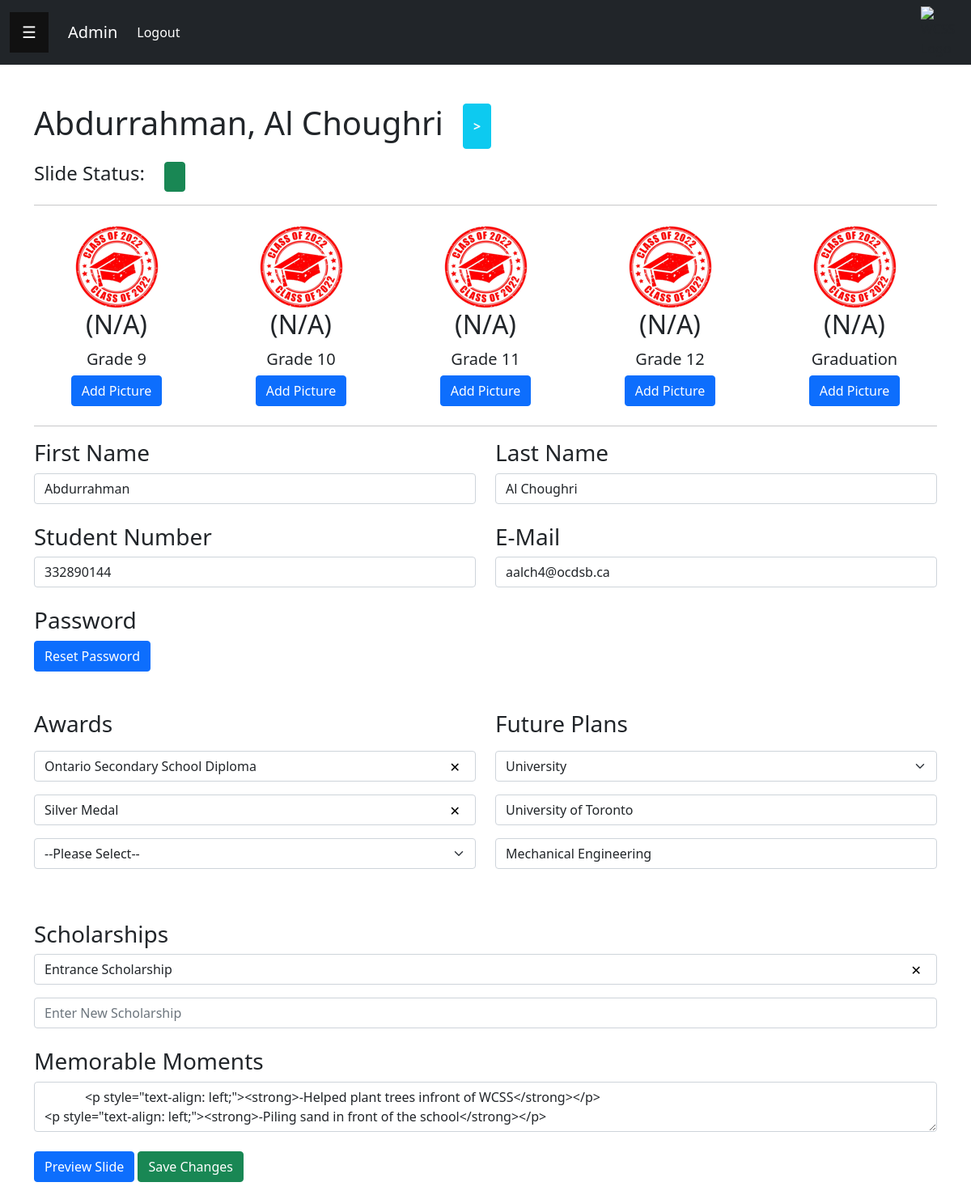
The app's page /app/editStudInfo.php?stud_id=1 (signed in) with its own data.
### tables this page shows
CREATE TABLE `students` (
  `stud_id` int NOT NULL,
  `stud_num` varchar(16) NOT NULL,
  `stud_lname` varchar(64) NOT NULL,
  `stud_fname` varchar(64) NOT NULL,
  `stud_enabled` tinyint NOT NULL DEFAULT '1',
  `stud_awards` varchar(1024) NOT NULL DEFAULT '',
  `stud_plans` varchar(1024) NOT NULL DEFAULT '',
  `stud_scholarships` varchar(1024) NOT NULL DEFAULT '',
  `stud_memMoments` varchar(10240) NOT NULL DEFAULT '',
  `stud_year` int NOT NULL
);

### app/editStudInfo.php (the view, shortened to what this page needs)
<?php
  require("functions.php");
  $stud_id = $_GET['stud_id'];
  $student = getStudInfo($stud_id)[0];
  $studLoginInfo = getStudentLoginInfo($stud_id);
  $year = getCurrentYear();
  $allStudents = specStudents($year);
  usort($allStudents, 'compareByName');
  $studIndex = 0;
  foreach ($allStudents as $key) {
    if ($key['stud_id'] == $stud_id) {
      break;
    }
    $studIndex++;
  }
?>
<!DOCTYPE html>
<html lang="en" dir="ltr">
  <head>
    <link href="https://cdn.jsdelivr.net/npm/bootstrap@5.0.1/dist/css/bootstrap.min.css" rel="stylesheet">
    <link rel = "stylesheet" href = "navbar.css">
      <?php
        $studName = $student['stud_fname']." ".$student['stud_lname'];
      ?>
  </head>
  <body>
    <div id="main">
      <div class="container my-3">
        <div class="d-flex justify-content-start mt-5 mb-3">
          <?php
            echo "<h1>".$student['stud_fname'].", ".$student['stud_lname']."</h1>";
            if (isset($allStudents[($studIndex+1)]['stud_id'])) {
              echo "<button type='button' class='btn btn-info ms-4 text-light fw-bold' onclick='location.href=\"editStudInfo.php?stud_id=".$allStudents[($studIndex+1)]['stud_id']."\";'>></button>";
            }
          ?>
        </div>
        <div class="d-flex justify-content-start mb-3">
          <h4 class="me-4">Slide Status:</h4>
          <?php
            if ($student['stud_enabled'] == 0){
              echo "<button type='button' id='".$student['stud_id']."' onclick='updateStudentEnabled(this.id)' class='btn btn-danger'></button>\n";
            }
            elseif ($student['stud_enabled'] == 1){
              echo "<button type='button' id='".$student['stud_id']."' onclick='updateStudentEnabled(this.id)' class='btn btn-success'></button>\n";
            }
          ?>
        </div>
        <hr>
        <div class="row mt-4 mb-1">
          <?php
            $fullPath = getFullPath();
            $picsPath = $fullPath.$student['stud_year']."/";
            $pictureInfo = array(
              "Grade 9" => "_a",
              "Grade 10" => "_b",
              "Grade 11" => "_c",
              "Grade 12" => "_d",
              "Graduation" => "_e",
            );
            $pictureStatus = $pictureInfo;
            $studentPicsPath = getStudentPicsPath();
            foreach ($pictureInfo as $grade => $gradeSpecifier) {
              $pictureName = $student['stud_num'].$gradeSpecifier.".jpg";
              echo "<div class='col text-center'>";
              if (!file_exists($picsPath.$pictureName)){
                echo "<img class='img-fluid' src='Class of 20XX Emblem.png' alt='Missing Student Picture Placeholder'>";
                echo "<h2>(N/A)</h2>";
                $pictureStatus[$grade] = false;
              }
              else {
                echo "<img class='img-fluid' src='".$studentPicsPath.$student['stud_year']."/".htmlspecialchars($pictureName, ENT_QUOTES)."' alt='".htmlspecialchars($studName, ENT_QUOTES)."'>";
                $pictureStatus[$grade] = true;
              }
              echo "</div>";
            }
          ?>
        </div>
        <div class="row mb-4">
          <?php
            foreach ($pictureStatus as $grade => $picAvailable) {
              $pictureName = $student['stud_num'].$pictureInfo[$grade].".jpg";
              echo "<div class='col text-center'>";
              echo "<h5>".$grade."</h5>";
              if ($picAvailable) {
                echo "<button type='button' class='btn btn-danger' data-bs-toggle='modal' data-bs-target='#removePictureModal' onclick='currentPicturePath = \"".$picsPath.htmlspecialchars($pictureName, ENT_QUOTES)."\"'>Remove Picture</button>";
              }
              else {
                echo "<button type='button' class='btn btn-primary' data-bs-toggle='modal' data-bs-target='#addPictureModal' onclick='changeUploadedPicInfo(\"".$grade."\")'>Add Picture</button>";
              }
              echo "</div>";
            }
          ?>
        </div>
        <hr>
        <div class="row mb-4">
          <div class="col-lg">
            <h3>First Name</h3>
            <?php
              echo "<input type='text' id='fname' class='form-control' value='".htmlspecialchars($student['stud_fname'], ENT_QUOTES)."'>";
            ?>
          </div>
          <div class="col-lg">
            <h3>Last Name</h3>
            <?php
              echo "<input type='text' id='lname' class='form-control' value='".htmlspecialchars($student['stud_lname'], ENT_QUOTES)."'>";
            ?>
          </div>
        </div>
        <div class="row mb-4">
          <div class="col-lg">
            <h3>Student Number</h3>
            <?php
              echo "<input type='number' id='studNum' class='form-control' value='".$student['stud_num']."'>";
            ?>
          </div>
          <div class="col-lg">
            <h3>E-Mail</h3>
            <?php
              if (isset($studLoginInfo['login_email'])) {
                echo "<input type='email' id='email' class='form-control' value='".htmlspecialchars($studLoginInfo['login_email'], ENT_QUOTES)."'>";
              }
              else {
                echo "<input type='email' id='email' class='form-control' placeholder='Please Enter Email'>";
              }
            ?>
          </div>
        </div>
        <div class="row mb-5">
          <div class="col-lg">
            <h3>Password</h3>
            <button class="btn btn-primary" data-bs-toggle="modal" data-bs-target="#changePWModal" type="button">Reset Password</button>
          </div>
        </div>
        <div class="row mb-5">
          <div class="col">
            <h3 class="mb-3">Awards</h3>
            <div id='awardsDivParent'>
              <div id='awardsDivChild'>
                <?php
                $awardsArr = json_decode($student["stud_awards"], true);
                if (empty($awardsArr)){
                  echo "<h5 id='noAwards'>".$student['stud_fname']." ".$student['stud_lname']." has no awards yet.</h5>";
                }
                else {
                  foreach ($awardsArr as $award) {
                    echo "<div data-value='".htmlspecialchars($award, ENT_QUOTES)."' class='form-control mb-3 studentAward'>".htmlspecialchars($award, ENT_QUOTES)."<button class='deleteDivButtons' onclick='removeItem(this)'>&#x2715;</button></div>\n\t\t";
                  }
                }
                ?>
              </div>
              <select class='form-select mb-3' id='awardsDropdown' onchange='checkAwardType()'>
                <option value='' disabled selected hidden>--Please Select--</option>
              </select>
            </div>
          </div>
          <div class="col" id='plansDiv'>
            <h3 class="mb-3">Future Plans</h3>
              <?php
                $plansArr = json_decode($student["stud_plans"], true);
                $plans = array("University","College","Victory Lap","Work");
                echo "<select class='form-select mb-3' id='futurePlansDropdown' onchange='changeFuturePlans()'>\n\t\t\t";
                foreach ($plans as $plan) {
                  if (isset($plansArr[0]) && $plan == $plansArr[0]){
                    echo "<option selected>".$plan."</option>\n\t\t\t";
                  }
                  else {
                    echo "<option>".$plan."</option>\n\t\t\t";
                  }
                }
                echo "</select>\n\t";
                if (isset($plansArr[1])) {
                  echo "<input type='text' class='form-control mb-3' id='plansWhere' value='".htmlspecialchars($plansArr[1], ENT_QUOTES)."' placeholder='Where?'>\n\t\t";
                }
                else {
                  echo "<input type='text' class='form-control mb-3' id='plansWhere' value='' placeholder='Where?' readonly>\n\t\t";
                }
                if (isset($plansArr[2])) {
                  echo "<input type='text' class='form-control mb-3' id='plansWhat' value='".htmlspecialchars($plansArr[2], ENT_QUOTES)."' placeholder='What?'>\n\t\t";
                }
                else {
                  echo "<input type='text' class='form-control mb-3' id='plansWhat' value='' placeholder='What?' readonly>\n\t\t";
                }
              ?>
          </div>
        </div>
        <h3>Scholarships</h3>
        <div id='scholarshipDiv'>
          <?php
          $scholarships = json_decode($student["stud_scholarships"], true);
          if (empty($scholarships)){
            echo "<h5 id='noScholarships'>".$student['stud_fname']." ".$student['stud_lname']." has no scholarships yet.</h5>\n\t";
          }
          else {
            foreach ($scholarships as $scholarship) {
              echo "<div data-value='".htmlspecialchars($scholarship, ENT_QUOTES)."' class='form-control mb-3 studentScholarship'>".$scholarship."<button class='deleteDivButtons' onclick='removeItem(this)'>&#x2715;</button></div>\n\t\t";
            }
          }
          ?>
        </div>
        <input type='text' id='scholarshipInput' class='form-control mb-1' placeholder='Enter New Scholarship'>
        <div class="my-4">
          <h3>Memorable Moments</h3>
          <textarea class="form-control" id="memMoments">
            <?php
              echo  $student['stud_memMoments'];
            ?>
          </textarea>
        </div>
         <?php
          echo "<a href='studentSlide.php?stud_id=".$student['stud_id']."' target='_blank' class='btn btn-primary'>Preview Slide</a>";
         ?>
        <button type="button" class="btn btn-success" onclick="updateStudentInfo()">Save Changes</button>
      </div>
    </div>
  </body>
</html>

### app/navbar.css (style rules this page uses)
#main { transition: margin-left 0.5s; }

### app/editStudInfo.php (style rules this page uses)
.deleteDivButtons { background-color: transparent; border: none; float: right; }

### records on screen
students: stud_fname "Abdurrahman", stud_lname "Al Choughri", stud_num "332890144", stud_awards "Ontario Secondary School Diploma", stud_awards "Silver Medal", stud_plans "University", stud_plans "University of Toronto", stud_plans "Mechanical Engineering", stud_scholarships "Entrance Scholarship", stud_memMoments "<p style=\"text-align: left;\"><strong>-Helped plant trees infront of WCSS</strong></p> <p style=\"text-align: left;\"><strong>-Piling sand in front of the school</strong></p>"

### other values on screen
$grade "Grade 9"
$grade "Grade 10"
$grade "Grade 11"
$grade "Grade 12"
$grade "Graduation"
